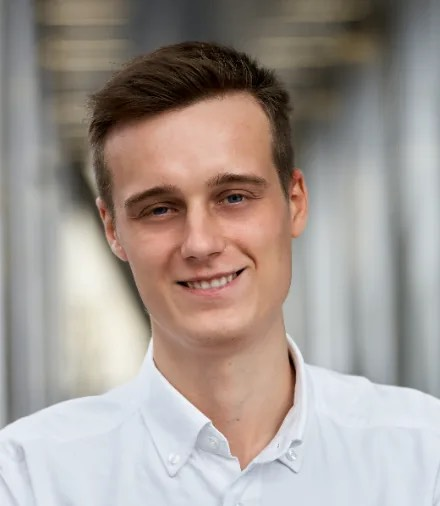
#> input picture assets/img/marcin.jpg, 440 x 506 px
$ python ascii-2137.py ../assets/img/marcin.jpg
#> lines starting #> are read from the running program, lines starting #| are printed output that depends on the picture
#!/usr/bin/env python3
"""Source for assets/2137.txt. Hand-run, never part of the build.

scripts/build.mjs has to run in Cloudflare's build environment, so it stays
zero-dependency and cannot do this; like scripts/og-card.html, this is a tool
that produces a committed artefact rather than a step that runs on deploy.

    python3 -m pip install pillow numpy
    python3 scripts/ascii-2137.py > assets/2137.txt

Why the parameters are what they are:

  CELL   a JetBrains Mono cell is 0.6em wide, and the art is drawn at
         line-height 1, so a character is 1/0.6 = 1.667x taller than it is
         wide. Rows are divided by that or the portrait comes out stretched.
  LO     the black point. The backdrop of this photo is a mid-tone, not black,
         so without it the whole background renders as visible characters and
         the portrait never separates from it. 0.62 is just above the
         backdrop's luminance, which drops it to spaces.
  RAMP   ASCII only. assets/fonts.css subsets the font to U+0000-00FF and up,
         and nothing on this page may draw from the OS fallback -- see the note
         at the top of that file. Ordered sparse to dense: the terminal is dark,
         so a *brighter* pixel needs a *denser* glyph.
  COLS   120 keeps the face legible once the block is scaled down to fit the
         shell window. The file is not inlined into index.html, so its size is
         off the 150 KB first-view budget and resolution is close to free.
  CROP   the shell window is wide and short -- roughly 1100x380 on a desktop
         and 250x260 on a phone -- so height is what binds, and a portrait-
         shaped block shrinks to characters under 3px. This crop is 120x58,
         which lands at 5.5px on a desktop and 3.4px on a phone. The full-
         length original was tried at 120x73 and is muddy on a phone.
"""

import sys

import numpy as np
from PIL import Image, ImageEnhance, ImageOps

SRC = ("https://static.wikia.nocookie.net/nowa-przyszlosc/images/0/0f/"
       "Jan_Pawe%C5%82.jpg/revision/latest/scale-to-width-down/1000"
       "?cb=20190924132209&path-prefix=pl")
CROP = (110, 35, 890, 660)   # head and shoulders out of the 1000x1201 original
COLS, CELL, LO, SHARP = 120, 1.667, 0.62, 2.2
RAMP = " .`',:;i!ltfLCG08@"


def main(path):
#> called with path = '../assets/img/marcin.jpg'
    im = Image.open(path).convert("RGB").crop(CROP)
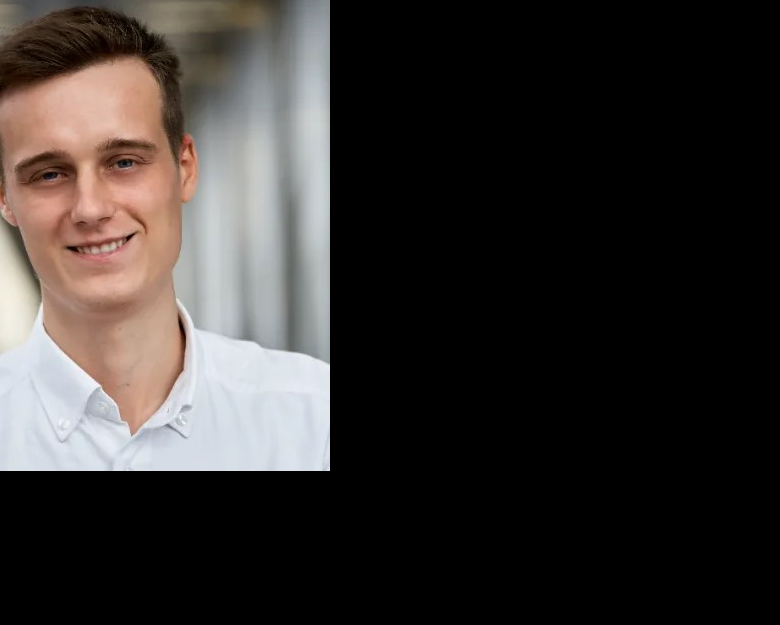
#> im: PIL image 780x625 RGB; mean R, G, B 53.7, 49.3, 47.2
    w, h = im.size
#> w = 780; h = 625
    rows = round(h / w * COLS / CELL)
#> rows = 58
    g = ImageEnhance.Sharpness(ImageOps.grayscale(im)).enhance(SHARP)
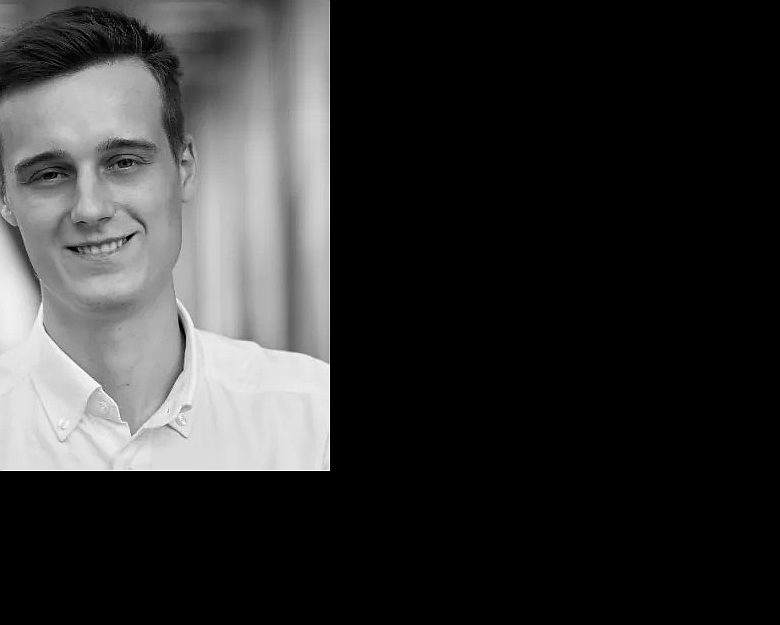
#> g: PIL image 780x625 L; min 0, max 255, mean 50.4
    g = g.resize((COLS, rows), Image.LANCZOS)
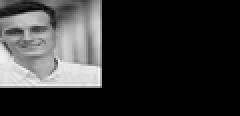
#> g: PIL image 120x58 L (shown 2 times larger); min 0, max 246, mean 50.5
    v = np.clip((np.asarray(g, np.float32) / 255.0 - LO) / (1 - LO), 0, 1)
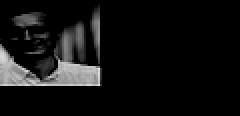
#> v: shape (58, 120) float32 (shown 2 times larger); min 0, max 0.907, mean 0.0698
    idx = np.clip(np.round(v * (len(RAMP) - 1)).astype(int), 0, len(RAMP) - 1)
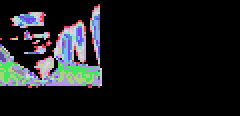
#> idx: shape (58, 120) int64 (shown 2 times larger); 16 distinct labels, from 0 to 15; one colour per label, 0 black
    for row in idx:
        # trailing blanks are invisible and the file is fetched over the wire
        print("".join(RAMP[i] for i in row).rstrip())
#> this loop made 58 passes


if __name__ == "__main__":
    if len(sys.argv) < 2:
        sys.exit(f"usage: {sys.argv[0]} <image>   # source: {SRC}")
    main(sys.argv[1])
